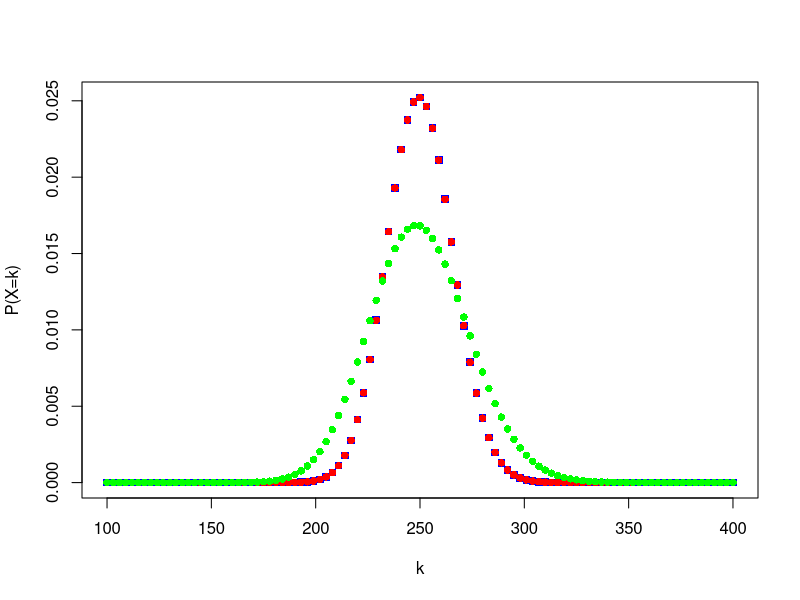

Recreate this plot in R.
#par(mfrow=c(2,1))

x<-seq(from=100, to=400, length=101)
y<-dpois(x, 250)
plot(x, y, col="blue", xlab="k", ylab="P(X=k)", pch=15)

y <- dnbinom(x, size=10e10, mu=250)
points(x, y, col="red", pch=16)

y <- dnbinom(x, size=1/0.005, mu=250)
points(x, y, col="green", pch=16)
